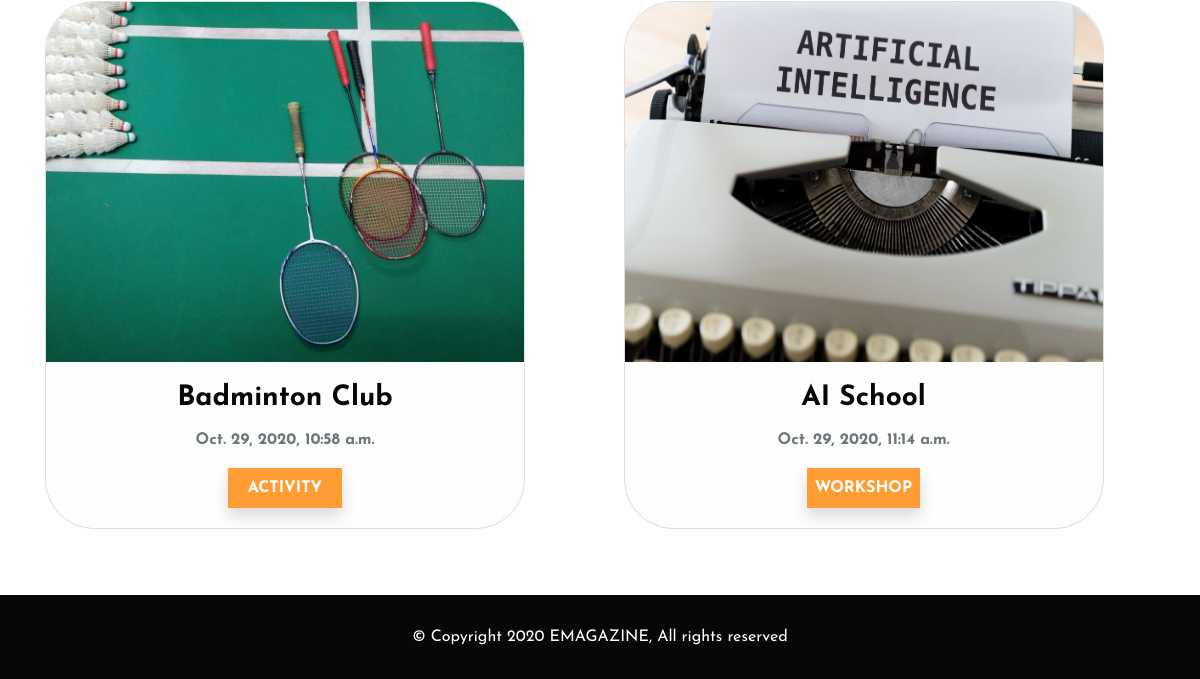
The page /menu/events/ (lower part) on the database as committed earlier.
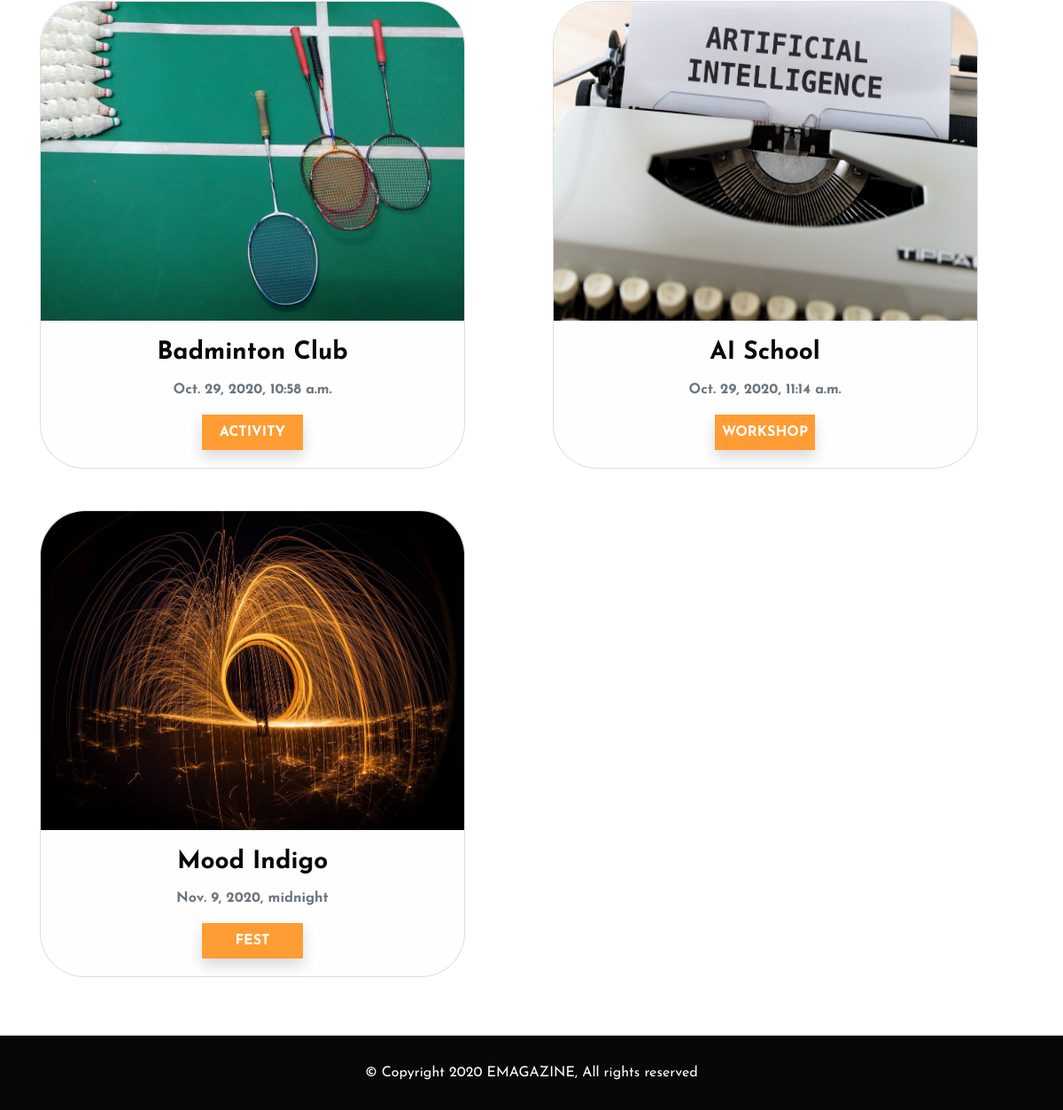
The same page on the database as committed later.
### EMAG_APP/models.py (models this page shows, shortened)
class Event(models.Model):
    user_id = models.ForeignKey(
        to=User, on_delete=models.CASCADE, null=True, related_name='events')
    event_title = models.CharField(
        max_length=755, null=False, blank=False, unique=True)
    event_category = models.CharField(
        null=False, blank=False, max_length=400, choices=EVENT_CHOICES)
    event_tags = models.CharField(max_length=400, null=True, blank=True)
    organised_by = models.CharField(max_length=1000, null=True, blank=True)
    sponsored_by = models.CharField(max_length=1000, null=True, blank=True)
    event_data = models.FileField(null=True, blank=True)
    event_banner = models.ImageField(null=True, blank=True)
    event_description = models.TextField(null=False, blank=False)
    event_date = models.DateField(null=False, blank=False)
    uploaded_at = models.DateTimeField(default=timezone.now)

### EMAG_APP/views.py (the view)
# urls.py: path('menu/events/', event_view),
def event_view(request):
    events = Event.objects.all()
    return render(request, "event/event.html", {"events": events})

### EMAG_APP/templates/event/event.html (shortened to what this page needs)
{% extends 'index.html' %}{% load static %}
{% block body %}
<div class="container" style="overflow-x: hidden">
            <div class="e-grid">
                {% for event in events %}
                <div class="card text-center">
                <img class="card-img-top img-fluid" src="{{ event.event_banner.url }}" alt="event banner" >
                <div class="card-body">
                    <h3 class="card-title font-weight-bold"><a href="/events/{{ event.id }}">{{ event.event_title }}</a>
                    </h3>
                    <p class="font-weight-bold text-muted">{{ event.uploaded_at }}</p>
                    <p class="event-category shadow">{{ event.event_category }}</p>
                </div>
                </div>
                {% endfor %}
             </div>
</div>
{% endblock %}

Rows that differ between the two databases and show on the page:
added Event: event_banner (picture), event_title "Mood Indigo", uploaded_at "Nov. 9, 2020, midnight", event_category "FEST"
